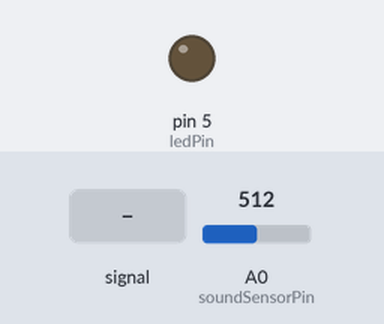
Simulated run of this sketch. Board: Arduino Uno, built with avr-gcc and run on an emulated ATmega328P. Shown: output pins drawn as LEDs (lit = HIGH). The test bench sets the inputs (shaded band); at power-on: A0 (soundSensorPin) = 512.

Above: at 1.2 s.
1.3 s: A0 (soundSensorPin) fed a 200 Hz sine of ±460 counts around its level
4.3 s: A0 (soundSensorPin) set to 716
At 5.5 s:
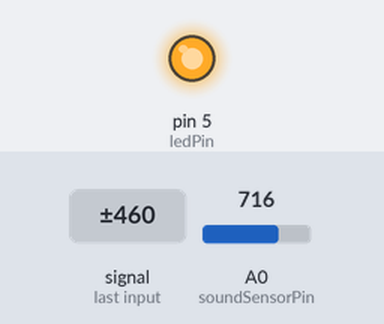
5.8 s: A0 (soundSensorPin) fed a 200 Hz sine of ±255 counts around its level
8.8 s: A0 (soundSensorPin) set to 810
At 10.0 s:
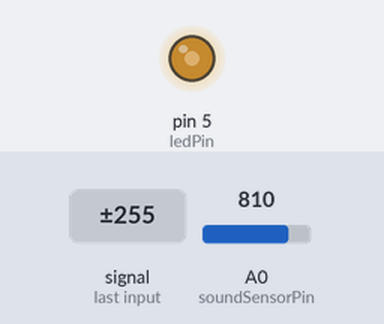
Timing chart, 0 to 11.3 s (numbered marks = the images above; inputs shaded):
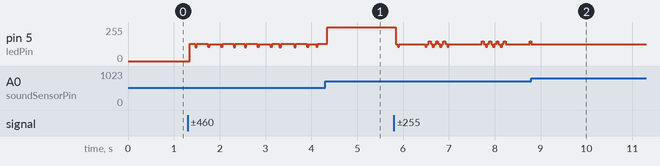

The sketch:

led_on_sound_sensor.ino
```cpp
const int ledPin = 5; // LED connected to digital pin 13
const int soundSensorPin = A0; // Sound sensor connected to analog pin A0
bool ledState = LOW; // State of the LED, initially set to LOW
void setup() {
  pinMode(ledPin, OUTPUT); // sets the digital pin as output
  pinMode(soundSensorPin, INPUT); // sets the analog pin as input
}

void loop() {
  int sensorValue = analogRead(soundSensorPin); // read the value from the sound sensor
Serial.println(sensorValue);
  if (sensorValue > 800) {
    ledState = !ledState; // toggle state of the LED
    digitalWrite(ledPin, ledState); // update the LED state
    // delay(500); // add a delay to debounce the sound sensor reading
  }
}
```

Measured:
- after the input at 8.8 s, pin 5 (ledPin): goes on until 8.8 s, then stays 127/255
